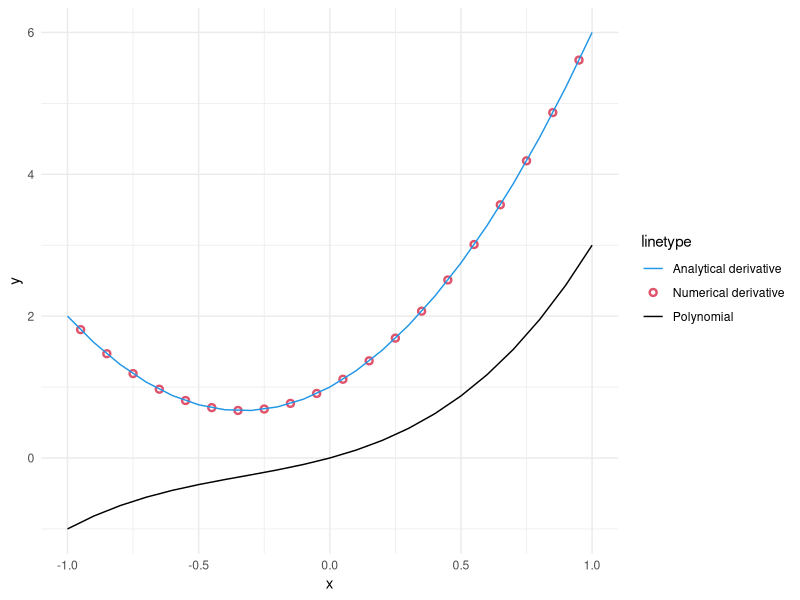

Recreate this plot in R.
## ---- chunk 1
# load libraries
library(ggplot2)
library(tidyr)
library(dplyr)

## ---- chunk 2
# Define variables
a <- 1
n <- 1
b <- 1
p <- 2
c <- 1
q <- 3

# Create x vectors from -1 to 1
x <- seq(from = -1, to = 1, by = 0.1)

# Calculate the value of y for each value of x
y <- (a * (x^n)) + (b * (x^p)) + (c * (x^q))

# Calculate the analytical derivatives for each value of x
dy_dx <- (a * n * (x^(n - 1))) + (b * p * (x^(p - 1))) + (c * q * (x^(q-1)))

# Calculate the numerical derivatives
deltay <- diff(y)
deltax <- diff(x)
deltay_deltax <- deltay / deltax

# For plotting purposes, derive the midpoint
deltax_vec <- x[-length(x)] + deltax/2
## ---- chunk 3
# Build data frames for plot
plot_prep <- data.frame(x, y, dy_dx) |>
  dplyr::rename(Polynomial = y,
                "Analytical derivative" = dy_dx)

# Wrangle for ggplot
plot_tidy <- plot_prep |>
  tidyr::pivot_longer(!x, names_to = "linetype", values_to = "y") |>
  dplyr::bind_rows(
    data.frame(
      x = deltax_vec, 
      y = deltay_deltax, 
      linetype = "Numerical derivative"
    )
  )
## ---- chunk 4
#| label: fig-polynomial
#| fig-cap: Plot of the polynomial defined by the values provided in EVR-5086 Assignment 1 (black line), along with analytical (blue line) and numerical derivatives (red open circle). 

# Plot the analytically derivative as a solid line 
# and the numerical derivative as open symbols
polynomial_plot <- ggplot(data = plot_tidy, 
                          aes(x = x, y = y, color = linetype)) +
  geom_point(data = dplyr::filter(plot_tidy, linetype == "Numerical derivative"), 
             shape = 21, stroke = 1.25) +
  geom_line(data = dplyr::filter(plot_tidy, linetype != "Numerical derivative")) +
  theme(legend.title = element_blank()) +
  scale_color_manual(values = c(4, 2, 1)) +
  theme_minimal()

polynomial_plot

